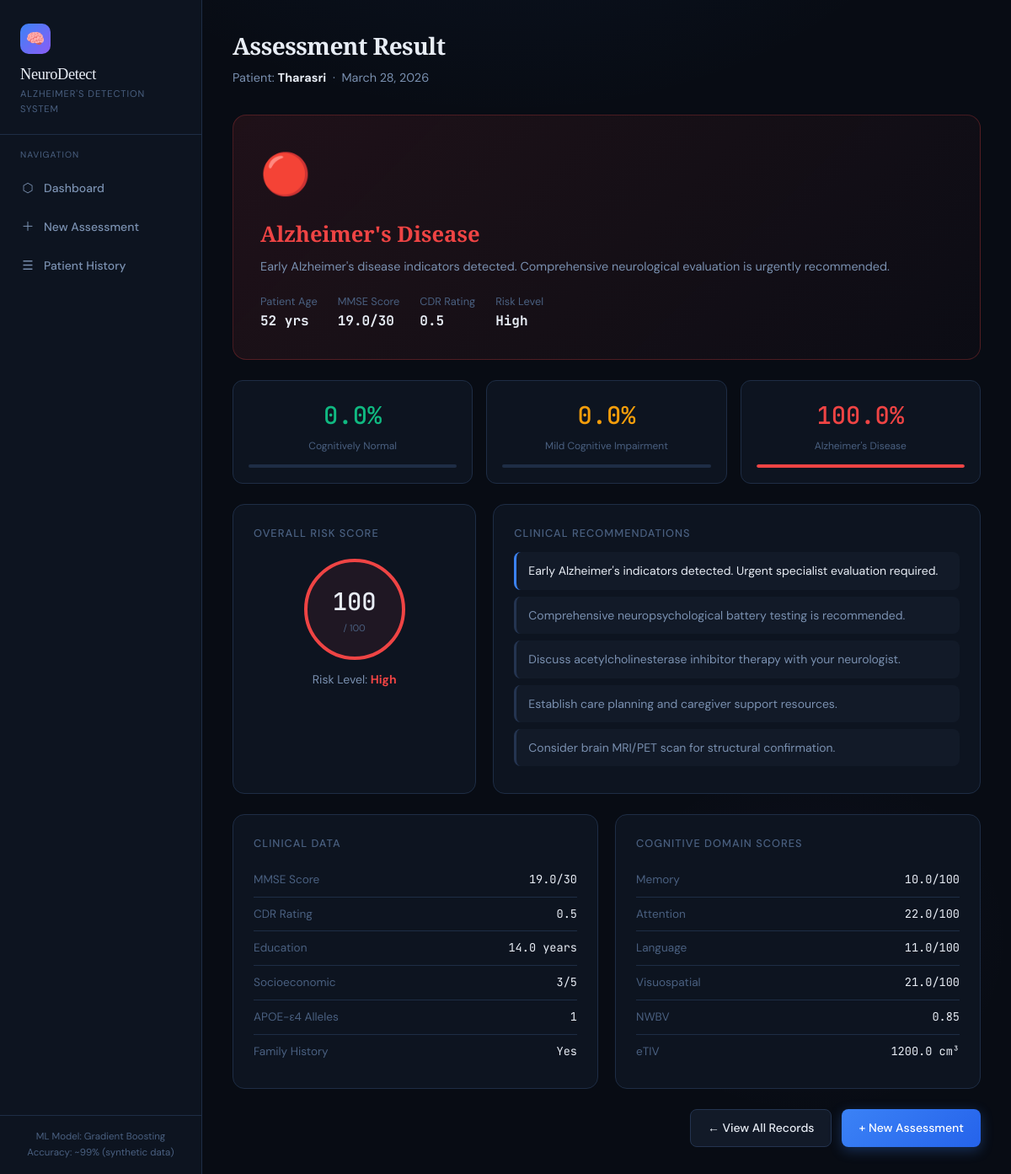
Page /result/9/ on the committed database.
### alzheimer_app/models.py (models this page shows, shortened)
class PatientAssessment(models.Model):
    GENDER_CHOICES = [('M', 'Male'), ('F', 'Female'), ('O', 'Other')]
    APOE4_CHOICES = [(0, '0 alleles'), (1, '1 allele'), (2, '2 alleles')]
    RESULT_CHOICES = [
        ('healthy', 'Cognitively Normal'),
        ('mci', 'Mild Cognitive Impairment'),
        ('alzheimer', "Alzheimer's Disease"),
    ]
    patient_name = models.CharField(max_length=100, blank=True, default='Anonymous')
    patient_age = models.IntegerField()
    gender = models.CharField(max_length=1, choices=GENDER_CHOICES)
    created_at = models.DateTimeField(default=timezone.now)
    mmse_score = models.FloatField()
    cdr_score = models.FloatField()
    education_years = models.FloatField()
    socioeconomic_status = models.IntegerField()
    etiv = models.FloatField()
    nwbv = models.FloatField()
    asf = models.FloatField()
    memory_score = models.FloatField()
    attention_score = models.FloatField()
    language_score = models.FloatField()
    visuospatial_score = models.FloatField()
    family_history = models.BooleanField(default=False)
    apoe4_alleles = models.IntegerField(choices=APOE4_CHOICES, default=0)
    prediction = models.CharField(max_length=20, choices=RESULT_CHOICES, blank=True)
    confidence_healthy = models.FloatField(default=0.0)
    confidence_mci = models.FloatField(default=0.0)
    confidence_alzheimer = models.FloatField(default=0.0)
    risk_score = models.FloatField(default=0.0)
    class Meta:
        ordering = ['-created_at']
    @property
    def result_label(self):
        labels = {'healthy': 'Cognitively Normal', 'mci': 'Mild Cognitive Impairment', 'alzheimer': "Alzheimer's Disease"}
        return labels.get(self.prediction, 'Unknown')
    @property
    def risk_level(self):
        if self.risk_score < 33: return 'Low'
        elif self.risk_score < 66: return 'Moderate'
        return 'High'

### alzheimer_app/views.py (the view)
# urls.py: path('result/<int:pk>/', views.result, name='result'),
def result(request, pk):
    a = get_object_or_404(PatientAssessment, pk=pk)
    recommendations = get_recommendations(a.prediction, a.risk_score)
    return render(request, 'alzheimer_app/result.html', {'assessment': a, 'recommendations': recommendations})

### alzheimer_app/templates/alzheimer_app/result.html (shortened to what this page needs)
{% extends "alzheimer_app/base.html" %}
{% block content %}
<div class="page-header">
  <h1>Assessment Result</h1>
  <p>Patient: <strong style="color:var(--text)">{{ assessment.patient_name|default:"Anonymous" }}</strong> &nbsp;·&nbsp; {{ assessment.created_at|date:"F j, Y" }}</p>
</div>
<div class="result-hero {{ assessment.prediction }}">
  <div class="result-icon">
    {% if assessment.prediction == 'healthy' %}✅{% elif assessment.prediction == 'mci' %}⚠️{% else %}🔴{% endif %}
  </div>
  <div class="result-label {{ assessment.prediction }}">{{ assessment.result_label }}</div>
  <div class="result-desc">
    {% if assessment.prediction == 'healthy' %}No significant cognitive impairment indicators detected. Continue preventive care and annual screening.
    {% elif assessment.prediction == 'mci' %}Mild Cognitive Impairment detected. This may represent an early stage of Alzheimer's. Specialist evaluation recommended.
    {% else %}Early Alzheimer's disease indicators detected. Comprehensive neurological evaluation is urgently recommended.{% endif %}
  </div>
  <div class="result-meta">
    <div class="result-meta-item"><span>Patient Age</span><strong>{{ assessment.patient_age }} yrs</strong></div>
    <div class="result-meta-item"><span>MMSE Score</span><strong>{{ assessment.mmse_score }}/30</strong></div>
    <div class="result-meta-item"><span>CDR Rating</span><strong>{{ assessment.cdr_score }}</strong></div>
    <div class="result-meta-item"><span>Risk Level</span><strong>{{ assessment.risk_level }}</strong></div>
  </div>
</div>
<div class="confidence-grid">
  <div class="conf-card">
    <div class="conf-pct" style="color:var(--green)">{{ assessment.confidence_healthy }}%</div>
    <div class="conf-label">Cognitively Normal</div>
    <div class="conf-bar" style="background:var(--border); overflow:hidden;"><div style="width:{{ assessment.confidence_healthy }}%; height:4px; background:var(--green); border-radius:2px;"></div></div>
  </div>
  <div class="conf-card">
    <div class="conf-pct" style="color:var(--amber)">{{ assessment.confidence_mci }}%</div>
    <div class="conf-label">Mild Cognitive Impairment</div>
    <div class="conf-bar" style="background:var(--border); overflow:hidden;"><div style="width:{{ assessment.confidence_mci }}%; height:4px; background:var(--amber); border-radius:2px;"></div></div>
  </div>
  <div class="conf-card">
    <div class="conf-pct" style="color:var(--red)">{{ assessment.confidence_alzheimer }}%</div>
    <div class="conf-label">Alzheimer's Disease</div>
    <div class="conf-bar" style="background:var(--border); overflow:hidden;"><div style="width:{{ assessment.confidence_alzheimer }}%; height:4px; background:var(--red); border-radius:2px;"></div></div>
  </div>
</div>
<div style="display:grid; grid-template-columns: 1fr 2fr; gap: 20px; margin-bottom: 24px;">
  <div class="card">
    <div class="card-title">Overall Risk Score</div>
    <div class="risk-gauge-wrap">
      <div class="risk-circle {% if assessment.risk_score < 33 %}low{% elif assessment.risk_score < 66 %}moderate{% else %}high{% endif %}">
        <div class="risk-num">{{ assessment.risk_score|floatformat:0 }}</div>
        <div class="risk-unit">/ 100</div>
      </div>
      <div style="font-size:0.875rem; color:var(--text2);">
        Risk Level: <strong style="color:{% if assessment.risk_score < 33 %}var(--green){% elif assessment.risk_score < 66 %}var(--amber){% else %}var(--red){% endif %}">{{ assessment.risk_level }}</strong>
      </div>
    </div>
  </div>
  <div class="card">
    <div class="card-title">Clinical Recommendations</div>
    <ul class="rec-list">
      {% for rec in recommendations %}
      <li>{{ rec }}</li>
      {% endfor %}
    </ul>
  </div>
</div>
<div class="data-grid">
  <div class="card">
    <div class="card-title">Clinical Data</div>
    <div class="data-row"><span class="key">MMSE Score</span><span class="val">{{ assessment.mmse_score }}/30</span></div>
    <div class="data-row"><span class="key">CDR Rating</span><span class="val">{{ assessment.cdr_score }}</span></div>
    <div class="data-row"><span class="key">Education</span><span class="val">{{ assessment.education_years }} years</span></div>
    <div class="data-row"><span class="key">Socioeconomic</span><span class="val">{{ assessment.socioeconomic_status }}/5</span></div>
    <div class="data-row"><span class="key">APOE-ε4 Alleles</span><span class="val">{{ assessment.apoe4_alleles }}</span></div>
    <div class="data-row"><span class="key">Family History</span><span class="val">{{ assessment.family_history|yesno:"Yes,No" }}</span></div>
  </div>
    <div class="card">
    <div class="card-title">Cognitive Domain Scores</div>
    <div class="data-row"><span class="key">Memory</span>
      <span class="val">{{ assessment.memory_score }}/100</span></div>
    <div class="data-row"><span class="key">Attention</span>
      <span class="val">{{ assessment.attention_score }}/100</span></div>
    <div class="data-row"><span class="key">Language</span>
      <span class="val">{{ assessment.language_score }}/100</span></div>
    <div class="data-row"><span class="key">Visuospatial</span>
      <span class="val">{{ assessment.visuospatial_score }}/100</span></div>
    <div class="data-row"><span class="key">NWBV</span><span class="val">{{ assessment.nwbv }}</span></div>
    <div class="data-row"><span class="key">eTIV</span><span class="val">{{ assessment.etiv }} cm³</span></div>
  </div>
</div>
<div style="display:flex; gap:12px; justify-content:flex-end;">
  <a href="{% url 'history' %}" class="btn btn-secondary">← View All Records</a>
  <a href="{% url 'assessment' %}" class="btn btn-primary">+ New Assessment</a>
</div>
{% endblock %}

### alzheimer_app/templates/alzheimer_app/base.html (style rules this page uses)
:root { --bg: #080c14; --surface: #0d1420; --surface2: #121a28; --border: #1e2d45; --border2: #243450; --text: #e8edf5; --text2: #7a90b0; --text3: #4a6080; --accent: #3b82f6; --accent2: #60a5fa; --green: #10b981; --amber: #f59e0b; --red: #ef4444; --purple: #8b5cf6; --cyan: #06b6d4; --glow: rgba(59,130,246,0.15); }
*, *::before, *::after { box-sizing: border-box; margin: 0; padding: 0; }
html { scroll-behavior: smooth; }
body { font-family: 'DM Sans', sans-serif; background: var(--bg); color: var(--text); min-height: 100vh; line-height: 1.6; background-image: radial-gradient(ellipse 80% 50% at 50% -20%, rgba(59,130,246,0.08) 0%, transparent 60%), radial-gradient(ellipse 40% 30% at 80% 80%, rgba(139,92,246,0.05) 0%, transparent 50%); }
.page-header { margin-bottom: 32px; }
.page-header h1 { font-family: 'Playfair Display', serif; font-size: 1.75rem; font-weight: 700; color: var(--text); letter-spacing: -0.02em; }
.page-header p { color: var(--text2); font-size: 0.9rem; margin-top: 4px; }
.card { background: var(--surface); border: 1px solid var(--border); border-radius: 14px; padding: 24px; }
.card-title { font-size: 0.8rem; text-transform: uppercase; letter-spacing: 0.08em; color: var(--text3); margin-bottom: 12px; font-weight: 500; }
.btn { display: inline-flex; align-items: center; gap: 8px; padding: 10px 20px; border-radius: 8px; font-family: 'DM Sans', sans-serif; font-size: 0.875rem; font-weight: 500; cursor: pointer; border: none; text-decoration: none; transition: all 0.2s; }
.btn-primary { background: linear-gradient(135deg, var(--accent), #2563eb); color: white; box-shadow: 0 4px 15px rgba(59,130,246,0.3); }
.btn-secondary { background: var(--surface2); color: var(--text); border: 1px solid var(--border2); }

### alzheimer_app/templates/alzheimer_app/result.html (style rules this page uses)
.result-hero { border-radius: 16px; padding: 32px; margin-bottom: 24px; position: relative; overflow: hidden; border: 1px solid; }
.result-hero.alzheimer { background: linear-gradient(135deg, rgba(239,68,68,0.1), rgba(239,68,68,0.02)); border-color: rgba(239,68,68,0.25); }
.result-icon { font-size: 3rem; margin-bottom: 12px; }
.result-label { font-family: 'Playfair Display', serif; font-size: 1.6rem; font-weight: 700; margin-bottom: 6px; }
.result-label.alzheimer { color: var(--red); }
.result-desc { color: var(--text2); font-size: 0.9rem; }
.result-meta { display: flex; gap: 24px; margin-top: 20px; flex-wrap: wrap; }
.result-meta-item { font-size: 0.8rem; }
.result-meta-item span { color: var(--text3); display: block; }
.result-meta-item strong { font-family: 'JetBrains Mono', monospace; font-size: 1rem; color: var(--text); }
.confidence-grid { display: grid; grid-template-columns: 1fr 1fr 1fr; gap: 16px; margin-bottom: 24px; }
.conf-card { background: var(--surface); border: 1px solid var(--border); border-radius: 12px; padding: 18px; text-align: center; }
.conf-pct { font-family: 'JetBrains Mono', monospace; font-size: 1.8rem; font-weight: 500; }
.conf-label { font-size: 0.75rem; color: var(--text3); margin-top: 4px; }
.conf-bar { height: 4px; border-radius: 2px; margin-top: 12px; }
.risk-gauge-wrap { text-align: center; padding: 8px 0; }
.risk-circle { width: 120px; height: 120px; border-radius: 50%; display: flex; align-items: center; justify-content: center; flex-direction: column; margin: 0 auto 12px; border: 4px solid; }
.risk-circle.high { border-color: var(--red); background: rgba(239,68,68,0.08); }
.risk-num { font-family: 'JetBrains Mono', monospace; font-size: 1.8rem; font-weight: 500; }
.risk-unit { font-size: 0.7rem; color: var(--text3); }
.rec-list { list-style: none; }
.rec-list li { padding: 11px 14px; margin-bottom: 8px; background: var(--surface2); border-radius: 8px; font-size: 0.875rem; color: var(--text2); border-left: 3px solid var(--border2); }
.rec-list li:first-child { border-left-color: var(--accent); }
.rec-list li:first-child { color: var(--text); }
.data-grid { display: grid; grid-template-columns: 1fr 1fr; gap: 20px; margin-bottom: 24px; }
.data-row { display: flex; justify-content: space-between; padding: 9px 0; border-bottom: 1px solid var(--border); font-size: 0.85rem; }
.data-row:last-child { border-bottom: none; }
.data-row .key { color: var(--text3); }
.data-row .val { font-family: 'JetBrains Mono', monospace; color: var(--text); }

### rows in the picture
PatientAssessment: patient_name "Tharasri", created_at "March 28, 2026", result_label "Alzheimer's Disease", patient_age "52", mmse_score "19.0", cdr_score "0.5", risk_level "High", confidence_healthy "0.0", confidence_mci "0.0", confidence_alzheimer "100.0", risk_score "100", education_years "14.0", socioeconomic_status "3", apoe4_alleles "1", family_history "Yes", memory_score "10.0", attention_score "22.0", language_score "11.0", visuospatial_score "21.0", nwbv "0.85", etiv "1200.0"

### other values in the picture
{{ rec }} "Early Alzheimer's indicators detected. Urgent specialist evaluation required." "Comprehensive neuropsychological battery testing is recommended." "Discuss acetylcholinesterase inhibitor therapy with your neurologist." "Establish care planning and caregiver support resources." "Consider brain MRI/PET scan for structural confirmation."
